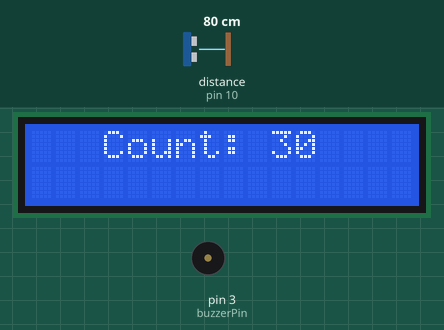
Bench run of a sketch on a simulated Arduino Uno, built with avr-gcc and run on an emulated ATmega328P. On the bench: 16×2 character LCD, buzzer (waves = sounding, pin HIGH). Wiring (inferred from the names in the program): ultrasonic range finder: trigger pin 9; echo pin 10. The inputs (shaded band) are chosen by the test bench; at power-on: distance to the obstacle (sensor on pin 10) 80 cm. The echo pulse lasts 58.3 µs per cm; pins used as bus, display or sensor lines are not drawn; what the sketch prints to the serial monitor is not drawn.

Above: at 1.2 s.
1.3 s: distance to the obstacle (sensor on pin 10) set to 4 cm
2.8 s: distance to the obstacle (sensor on pin 10) set to 35 cm
At 4.0 s:
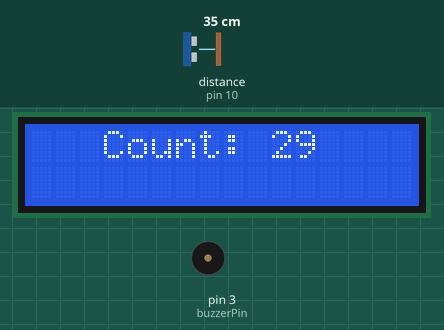
Timing chart, 0 to 5.8 s (numbered marks = the images above; inputs shaded):
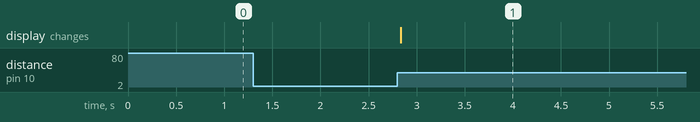

The sketch:

_______________.ino
```cpp
#include <Wire.h>
#include <LiquidCrystal_I2C.h>

LiquidCrystal_I2C lcd(0x27, 16, 2);

const int trigPin = 9;
const int echoPin = 10;
const int buzzerPin = 3;

unsigned long pushupsDone = 0;
unsigned long totalRequired = 30;
const int INITIAL_TARGET = 30;

const int ZONE_TOP = 0;
const int ZONE_MID = 1;
const int ZONE_BOTTOM = 2;

const int TOP_MIN = 25;
const int TOP_MAX = 35;
const int MID_MIN = 10;
const int MID_MAX = 25;
const int BOTTOM_MIN = 2;
const int BOTTOM_MAX = 10;

int currentZone = -1;
bool wasAtBottom = false;
bool wasAtTop = false;
bool goalReached = false;

bool beepedAtBottom = false;
bool beepedAtTop = false;

void setup() {
  pinMode(trigPin, OUTPUT);
  pinMode(echoPin, INPUT);
  pinMode(buzzerPin, OUTPUT);

  lcd.init();
  lcd.backlight();

  Serial.begin(9600);
  Serial.println("=== БЫСТРЫЙ СЧЕТЧИК ОТЖИМАНИЙ ===");

  updateDisplay();
}

void loop() {
  if (goalReached) return; // Если цель достигнута — ничего не делаем

  int distance = getDistance();
  if (distance == -1) return;

  int zone = getZone(distance);

  if (zone != currentZone) {
    handleZoneChange(zone);
    currentZone = zone;
  }
}

int getDistance() {
  digitalWrite(trigPin, LOW);
  delayMicroseconds(2);
  digitalWrite(trigPin, HIGH);
  delayMicroseconds(10);
  digitalWrite(trigPin, LOW);

  long duration = pulseIn(echoPin, HIGH, 20000);
  if (duration == 0) return -1;

  int distance = duration * 0.034 / 2;
  if (distance < 2 || distance > 100) return -1;

  return distance;
}

int getZone(int distance) {
  if (distance >= TOP_MIN && distance <= TOP_MAX) return ZONE_TOP;
  if (distance >= MID_MIN && distance <= MID_MAX) return ZONE_MID;
  if (distance >= BOTTOM_MIN && distance <= BOTTOM_MAX) return ZONE_BOTTOM;
  return -1;
}

void handleZoneChange(int newZone) {
  if (goalReached) return;

  if (newZone == ZONE_TOP) {
    if (!beepedAtTop) {
      quickBeep(1);
      beepedAtTop = true;
      beepedAtBottom = false;
      Serial.print("ВВЕРХ - осталось: ");
      Serial.println(totalRequired - pushupsDone);
    }

    if (wasAtBottom) {
      wasAtTop = true;
      wasAtBottom = false;
      pushupsDone++;

      Serial.print("✓ ОТЖИМАНИЕ #");
      Serial.print(pushupsDone);
      Serial.print(" - осталось: ");
      Serial.println(totalRequired - pushupsDone);

      updateDisplay();

      if (pushupsDone >= totalRequired) {
        completionCelebration();
      }
    }
  }

  if (newZone == ZONE_MID) {
    static bool beepedAtMid = false;
    if (!beepedAtMid) {
      quickBeep(1);
      beepedAtMid = true;
      beepedAtTop = false;
      beepedAtBottom = false;
      Serial.println("СЕРЕДИНА (планка)");
    }
    if (currentZone != ZONE_MID) {
      beepedAtMid = false;
    }
  }

  if (newZone == ZONE_BOTTOM) {
    wasAtBottom = true;
    if (!beepedAtBottom) {
      quickBeep(2);
      beepedAtBottom = true;
      beepedAtTop = false;
      Serial.print("ВНИЗ - осталось: ");
      Serial.println(totalRequired - pushupsDone);
    }
  }
}

void quickBeep(int times) {
  for (int i = 0; i < times; i++) {
    digitalWrite(buzzerPin, HIGH);
    delayMicroseconds(50000);
    digitalWrite(buzzerPin, LOW);
    if (i < times - 1) delayMicroseconds(30000);
  }
}

void updateDisplay() {
  lcd.clear();
  int remaining = totalRequired - pushupsDone;
  if (remaining < 0) remaining = 0;

  String text = "Count: " + String(remaining);
  int textLength = text.length();
  int startPos = (16 - textLength) / 2;
  if (startPos < 0) startPos = 0;

  lcd.setCursor(startPos, 0);
  lcd.print(text);
}

void completionCelebration() {
  goalReached = true; // Больше не продолжаем
  Serial.println("🎉 ЦЕЛЬ ДОСТИГНУТА!");
  lcd.clear();

  String text = "30 push-ups made";
  int textLength = text.length();
  int startPos = (16 - textLength) / 2;
  if (startPos < 0) startPos = 0;
  lcd.setCursor(startPos, 0);
  lcd.print(text);

  // Праздничные сигналы
  for (int i = 0; i < 5; i++) {
    digitalWrite(buzzerPin, HIGH);
    delay(100);
    digitalWrite(buzzerPin, LOW);
    delay(100);
  }

  Serial.println("💪 Тренировка завершена!");
}
```

Measured:
- after the input at 2.8 s, the display: changes at once (image 1)
